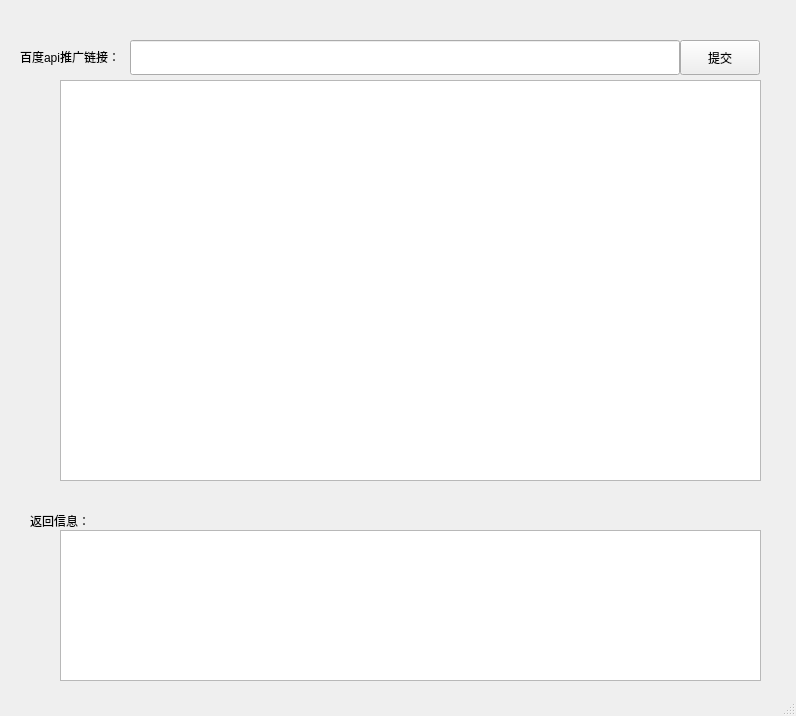
<?xml version="1.0" encoding="UTF-8"?>
<ui version="4.0">
 <class>MainWindow</class>
 <widget class="QMainWindow" name="MainWindow">
  <property name="geometry">
   <rect>
    <x>0</x>
    <y>0</y>
    <width>796</width>
    <height>716</height>
   </rect>
  </property>
  <property name="contextMenuPolicy">
   <enum>Qt::DefaultContextMenu</enum>
  </property>
  <property name="windowTitle">
   <string>MainWindow</string>
  </property>
  <property name="windowIcon">
   <iconset resource="prc.qrc">
    <normaloff>:/ico/favicon.ico</normaloff>:/ico/favicon.ico</iconset>
  </property>
  <property name="toolButtonStyle">
   <enum>Qt::ToolButtonIconOnly</enum>
  </property>
  <widget class="QWidget" name="centralwidget">
   <widget class="QLabel" name="label">
    <property name="geometry">
     <rect>
      <x>20</x>
      <y>31</y>
      <width>111</width>
      <height>51</height>
     </rect>
    </property>
    <property name="text">
     <string>百度api推广链接：</string>
    </property>
   </widget>
   <widget class="QLineEdit" name="lineEdit">
    <property name="geometry">
     <rect>
      <x>130</x>
      <y>40</y>
      <width>550</width>
      <height>35</height>
     </rect>
    </property>
   </widget>
   <widget class="QTextEdit" name="textEdit">
    <property name="geometry">
     <rect>
      <x>60</x>
      <y>80</y>
      <width>701</width>
      <height>401</height>
     </rect>
    </property>
   </widget>
   <widget class="QPushButton" name="pushButton">
    <property name="geometry">
     <rect>
      <x>680</x>
      <y>40</y>
      <width>80</width>
      <height>35</height>
     </rect>
    </property>
    <property name="text">
     <string>提交</string>
    </property>
   </widget>
   <widget class="QLabel" name="label_2">
    <property name="geometry">
     <rect>
      <x>30</x>
      <y>510</y>
      <width>61</width>
      <height>21</height>
     </rect>
    </property>
    <property name="text">
     <string>返回信息：</string>
    </property>
   </widget>
   <widget class="QTextEdit" name="textEdit_2">
    <property name="geometry">
     <rect>
      <x>60</x>
      <y>530</y>
      <width>701</width>
      <height>151</height>
     </rect>
    </property>
   </widget>
  </widget>
  <widget class="QMenuBar" name="menubar">
   <property name="geometry">
    <rect>
     <x>0</x>
     <y>0</y>
     <width>796</width>
     <height>23</height>
    </rect>
   </property>
  </widget>
  <widget class="QStatusBar" name="statusbar"/>
 </widget>
 <resources>
  <include location="prc.qrc"/>
 </resources>
 <connections/>
</ui>
